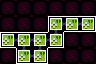

Rendered tile map (Tiled .tmx) drawn with the repository's tilesets; below, a short description and the full map source, tile grids included:
An orthogonal 6x4 tile map with 16x16 px tiles, 3 tile layers (Maze Shape, Room Properties, Minimap).

<map version="1.10" tiledversion="1.11.0" orientation="orthogonal" renderorder="right-down" width="6" height="4" tilewidth="16" tileheight="16" infinite="0" nextlayerid="4" nextobjectid="1">
 <tileset firstgid="1" source="../LayoutTiles.tsx" />
 <layer id="1" name="Maze Shape" width="6" height="4">
  <data encoding="csv">
1,1,1,1,1,1,
1,1,1,35,19,20,
17,33,33,52,1,1,
1,51,52,1,1,1
</data>
 </layer>
 <layer id="2" name="Room Properties" width="6" height="4">
  <data encoding="csv">
5,5,5,5,5,5,
5,5,5,21,21,21,
21,21,21,21,5,5,
5,21,21,5,5,5
</data>
 </layer>
 <layer id="3" name="Minimap" width="6" height="4">
  <data encoding="csv">
0,0,0,0,0,0,
0,0,0,14,14,14,
14,14,14,14,0,0,
0,14,14,0,0,0
</data>
 </layer>
</map>
